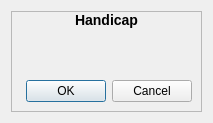
<?xml version="1.0" encoding="UTF-8"?>
<ui version="4.0">
 <class>HandicapDialog</class>
 <widget class="QDialog" name="HandicapDialog">
  <property name="geometry">
   <rect>
    <x>0</x>
    <y>0</y>
    <width>213</width>
    <height>123</height>
   </rect>
  </property>
  <property name="windowTitle">
   <string>Dialog</string>
  </property>
  <layout class="QVBoxLayout" name="verticalLayout_2">
   <item>
    <widget class="QFrame" name="frame">
     <property name="frameShape">
      <enum>QFrame::StyledPanel</enum>
     </property>
     <property name="frameShadow">
      <enum>QFrame::Raised</enum>
     </property>
     <layout class="QVBoxLayout" name="verticalLayout">
      <property name="topMargin">
       <number>0</number>
      </property>
      <item>
       <layout class="QGridLayout" name="layout">
        <item row="0" column="0">
         <widget class="QLabel" name="titleLabel">
          <property name="frameShape">
           <enum>QFrame::NoFrame</enum>
          </property>
          <property name="frameShadow">
           <enum>QFrame::Plain</enum>
          </property>
          <property name="lineWidth">
           <number>0</number>
          </property>
          <property name="text">
           <string>&lt;h3&gt;&lt;b&gt;Handicap&lt;/b&gt;&lt;/h&gt;</string>
          </property>
          <property name="textFormat">
           <enum>Qt::RichText</enum>
          </property>
          <property name="alignment">
           <set>Qt::AlignCenter</set>
          </property>
         </widget>
        </item>
        <item row="1" column="0">
         <widget class="QLabel" name="invisibleLabel">
          <property name="text">
           <string/>
          </property>
         </widget>
        </item>
        <item row="2" column="0">
         <spacer name="verticalSpacer">
          <property name="orientation">
           <enum>Qt::Vertical</enum>
          </property>
          <property name="sizeHint" stdset="0">
           <size>
            <width>20</width>
            <height>40</height>
           </size>
          </property>
         </spacer>
        </item>
       </layout>
      </item>
      <item>
       <widget class="QDialogButtonBox" name="buttonBox">
        <property name="orientation">
         <enum>Qt::Horizontal</enum>
        </property>
        <property name="standardButtons">
         <set>QDialogButtonBox::Cancel|QDialogButtonBox::Ok</set>
        </property>
       </widget>
      </item>
     </layout>
    </widget>
   </item>
  </layout>
 </widget>
 <resources/>
 <connections>
  <connection>
   <sender>buttonBox</sender>
   <signal>accepted()</signal>
   <receiver>HandicapDialog</receiver>
   <slot>accept()</slot>
   <hints>
    <hint type="sourcelabel">
     <x>248</x>
     <y>254</y>
    </hint>
    <hint type="destinationlabel">
     <x>157</x>
     <y>274</y>
    </hint>
   </hints>
  </connection>
  <connection>
   <sender>buttonBox</sender>
   <signal>rejected()</signal>
   <receiver>HandicapDialog</receiver>
   <slot>reject()</slot>
   <hints>
    <hint type="sourcelabel">
     <x>316</x>
     <y>260</y>
    </hint>
    <hint type="destinationlabel">
     <x>286</x>
     <y>274</y>
    </hint>
   </hints>
  </connection>
 </connections>
</ui>
